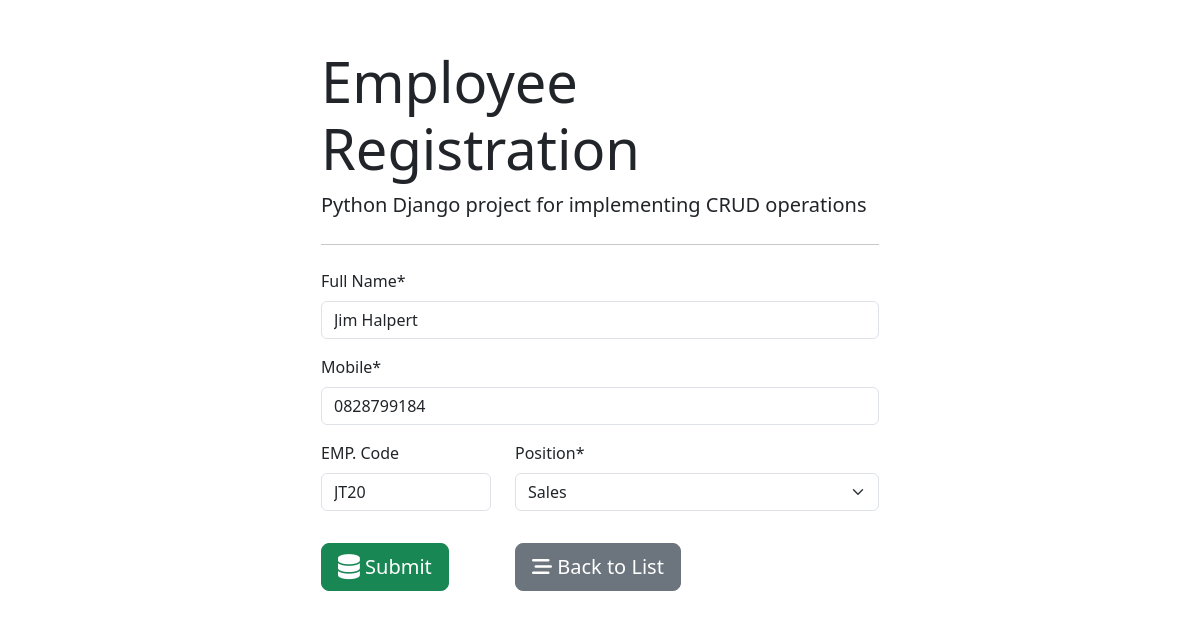
The page /1 on the database its author committed.
### employees/models.py (models this page shows)
class Employee(models.Model):
    full_name = models.CharField(max_length=100)
    emp_code  = models.CharField(max_length=60)
    mobile = models.CharField(max_length=15)
    position = models.ForeignKey(Position, on_delete=models.CASCADE)

### employees/views.py (the view, shortened to what this page needs)
# urls.py: path('',views.employee_form, name='form'),
def employee_form(request, id=0):
    if request.method == "GET":
        if id ==0:
            form = EmployeeForm()
        else:
            employee = Employee.objects.get(pk=id)
            form = EmployeeForm(instance=employee)
        return render(request, 'employees/employee_form.html',{'form':form})

### employees/forms.py
class EmployeeForm(forms.ModelForm):
    class Meta:
        model = Employee
        fields = ('full_name', 'mobile', 'emp_code', 'position',)
        labels = {
            'full_name': 'Full Name',
            'emp_code': 'EMP. Code'
        }
    def __init__(self, *args, **kwargs):
        super(EmployeeForm, self).__init__(*args, **kwargs)
        self.fields['position'].empty_label = 'Select Position'
        self.fields['emp_code'].required = False

### employees/models.py (called while the page is built)
    def __str__(self):
        return self.title

### employees/templates/employees/employee_form.html (shortened to what this page needs)
{% extends 'employees/base.html' %}
{% load crispy_forms_tags %}
{% block content %}
<form action="" method="post" autocomplete="autoff">
    {{ form.full_name |as_crispy_field }}
    {{ form.mobile |as_crispy_field }}
    <div class="row">
        <div class="col-md-4">
            {{ form.emp_code |as_crispy_field }}
        </div>
        <div class="col-md-8">
            {{ form.position |as_crispy_field }}
        </div>
    </div>
    <div class="row my-3">
        <div class="col-md-4">
            <button type="submit" class="btn btn-success btn-block  btn-lg">
                <i class="fa-solid fa-database fa-lg"></i>
                Submit
            </button>
        </div>
            <div class="col-md-6">
                <a href="{% url 'list' %}" class="btn btn-secondary btn-block btn-lg">
                    <i class="fas fa-stream"></i>
                    Back to List
                </a>
            </div>
    </div>
</form>
{% endblock content %}

### rows shown on the page
Employee: full_name "Jim Halpert", mobile "0828799184", emp_code "JT20", position "Sales"
